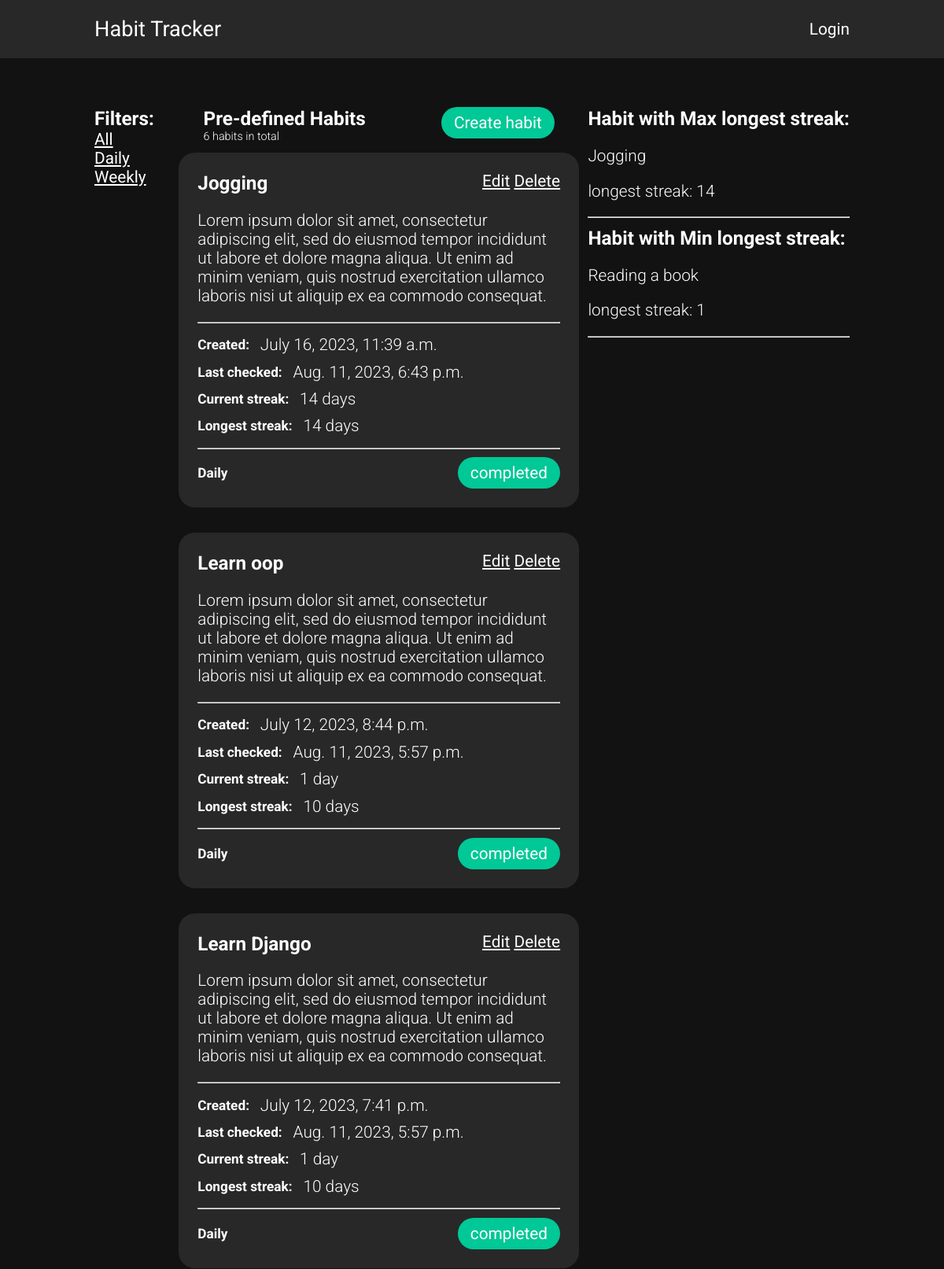
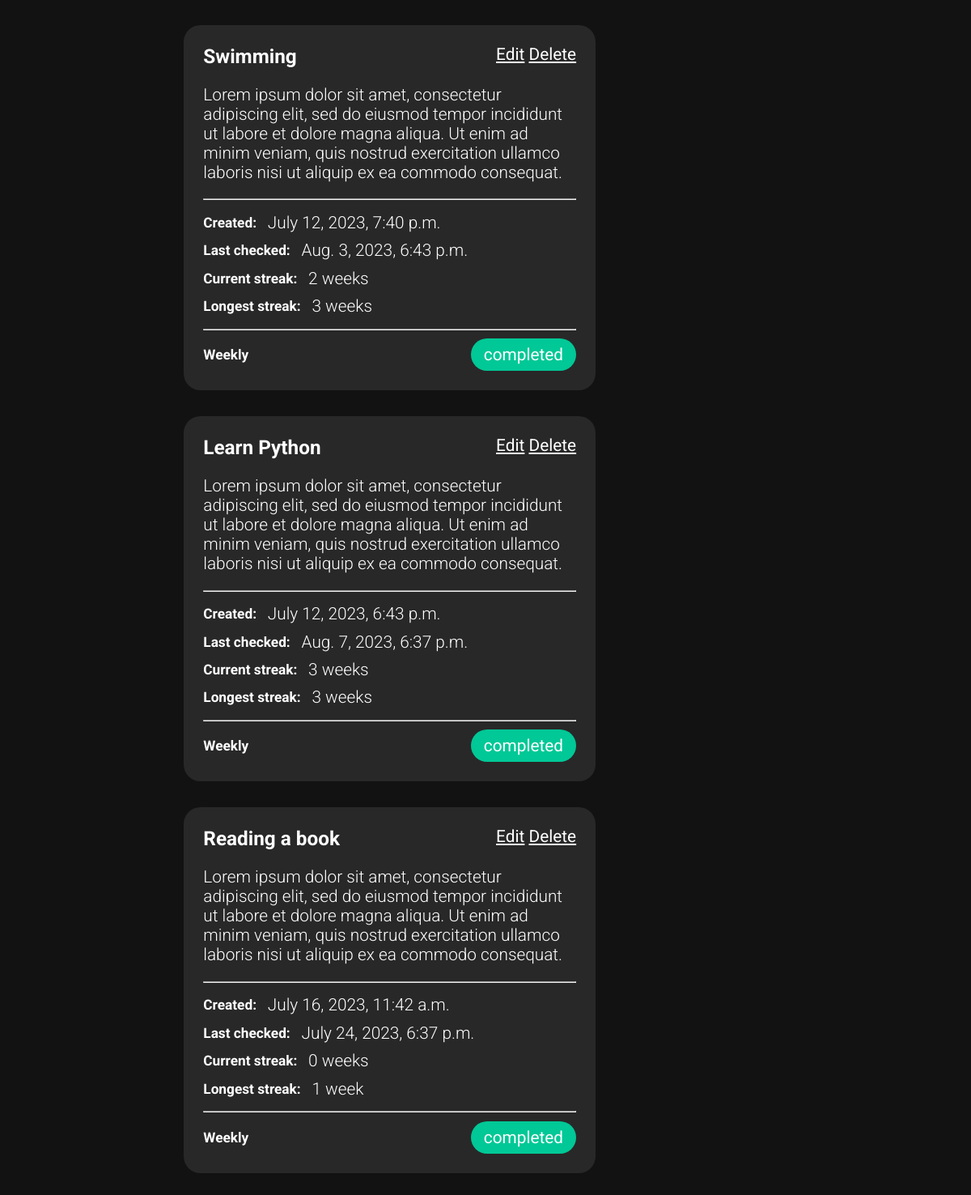
The page / on the database its author committed (2 pictures, top to bottom).
### base/models.py (models this page shows, shortened)
class Habit(models.Model):
    user = models.ForeignKey(User, on_delete=models.SET_NULL, null=True)
    name = models.CharField(max_length=200)
    task = models.TextField(null= True, blank=True)
    periodicity = models.CharField(max_length=10, choices=Choices, default='Daily')
    last_check = models.DateTimeField(default= dt.datetime.now())
    created = models.DateTimeField(auto_now_add=True)
    streak = models.IntegerField(default=0)
    longest_streak = models.IntegerField(default=0)
    class Meta:
        ordering =['-longest_streak','-created']
    @classmethod
    def uncheck_daily(cls):
            Daily_habits = cls.objects.filter(periodicity='Daily')
            current_date = dt.date.today()
            for Daily_habit in Daily_habits:
                if (current_date - Daily_habit.last_check.date())> dt.timedelta(days=1):
                    Daily_habit.streak=0
                    Daily_habit.save(update_fields=['streak'])
    @classmethod
    def uncheck_weekly(cls):
            Weekly_habits = cls.objects.filter(periodicity='Weekly')
            current_date = dt.date.today()
            for Weekly_habit in Weekly_habits:
                if(current_date.isocalendar()[1] - Weekly_habit.last_check.date().isocalendar()[1])> 1:
                    Weekly_habit.streak=0
                    Weekly_habit.save(update_fields=['streak'])

### base/views.py (the view)
# urls.py: 2. Add a URL to urlpatterns:  path('', views.home, name='home')
def home(request):
    Habit.uncheck_daily()
    Habit.uncheck_weekly()
    if request.user.is_authenticated:
        habits = Habit.objects.filter(user_id=request.user.id)
    else:
        habits = Habit.objects.filter(user_id=2)
    if request.GET.get('q') != None:
        habits = habits_by_periodicity(habits,request.GET.get('q'))
    habit_count = habits.count()
    mls_habit = min_longest_streak(habits)
    MLS_habit = max_longest_streak(habits)
    context = {'habits': habits, 'habit_count': habit_count,'MLS_habit': MLS_habit, 'mls_habit':mls_habit}
    return render(request, 'base/home.html', context)

### base/habit_analysis.py (called while the page is built)
def min_longest_streak(habits):
    return habits.order_by('-longest_streak').last()

def max_longest_streak(habits):
    return habits.order_by('-longest_streak').first()

### base/templates/base/home.html
{% extends 'main.html'%}
{% block content%}
<section class="container row">
<div class="filter">
    <h3>Filters:</h3>
    <div><a href="{% url 'home' %}" class="link underline">All</a></div>
    <div><a href="{% url 'home' %}?q=Daily" class="link underline">Daily</a></div>
    <div><a href="{% url 'home' %}?q=Weekly" class="link underline">Weekly</a></div>
</div>
<div class="main">
    {% if request.user.is_authenticated %}
    <div class="title">
        <div class="main-layout">
            <div>
                <h3>Your Habits:</h3>
                {%if habit_count == 1%}
                    <h6>{{habit_count}} habit in total</h6>
                {%else%}
                    <h6>{{habit_count}} habits in total</h6>
                {% endif %}
            </div>
            <a href="{% url 'create-habit' %}" class="btn">Create habit</a>
        </div>
    </div>
    {% for habit in habits %}
    <div class="habit-card">
        <div class="main-layout">
            <h3>{{habit.name}}</h3>
            <div>
            <a href="{% url 'update-habit' habit.id %}" class="link underline">Edit</a>
            <a href="{% url 'delete-habit' habit.id %}" class="link underline">Delete</a>
            </div>
        </div>
        <p>{{habit.task}}</p>
        <hr>
        <div class="align"><h5>Created:&nbsp&nbsp</h5> <p>{{habit.created}}</p></div>
        <div class="align"><h5>Last checked:&nbsp&nbsp</h5> <p>{{habit.last_check}}</p></div>
        {%if habit.periodicity == 'Daily'%}
        <div class="align"><h5>Current streak:&nbsp&nbsp</h5> <p>{{habit.streak}}{%if habit.streak == 1%} day{%else%} days{%endif%}</p></div>
        <div class="align"><h5>Longest streak:&nbsp&nbsp</h5> <p>{{habit.longest_streak}}{%if habit.longest_streak == 1%} day{%else%} days{%endif%}</p></div>
        {%else%}
        <div class="align"><h5>Current streak:&nbsp&nbsp</h5> <p>{{habit.streak}}{%if habit.streak == 1%} week{%else%} weeks{%endif%}</p></div>
        <div class="align"><h5>Longest streak:&nbsp&nbsp</h5> <p>{{habit.longest_streak}}{%if habit.longest_streak == 1%} week{%else%} weeks{%endif%}</p></div>
        {%endif%}
        <hr>
        <div class="main-layout">
            <h5>{{habit.periodicity}}</h5>
            <a href="{% url 'check-habit' habit.id %}" class="btn">completed</a>
        </div>
    </div>
    {% endfor %}
    {%else%}
    <div class="title">
        <div class="main-layout">
            <div>
                <h3>Pre-defined Habits</h3>
                {%if habit_count == 1%}
                    <h6>{{habit_count}} habit in total</h6>
                {%else%}
                    <h6>{{habit_count}} habits in total</h6>
                {% endif %}
            </div>
            <a href="{% url 'create-habit' %}" class="btn">Create habit</a>
        </div>
    </div>
    {% for habit in habits %}
    <div class="habit-card">
        <div class="main-layout">
            <h3>{{habit.name}}</h3>
            <div>
            <a href="{% url 'update-habit' habit.id %}" class="link underline">Edit</a>
            <a href="{% url 'delete-habit' habit.id %}" class="link underline">Delete</a>
            </div>
        </div>
        <p>{{habit.task}}</p>
        <hr>
        <div class="align"><h5>Created:&nbsp&nbsp</h5> <p>{{habit.created}}</p></div>
        <div class="align"><h5>Last checked:&nbsp&nbsp</h5> <p>{{habit.last_check}}</p></div>
        {%if habit.periodicity == 'Daily'%}
        <div class="align"><h5>Current streak:&nbsp&nbsp</h5> <p>{{habit.streak}}{%if habit.streak == 1%} day{%else%} days{%endif%}</p></div>
        <div class="align"><h5>Longest streak:&nbsp&nbsp</h5> <p>{{habit.longest_streak}}{%if habit.longest_streak == 1%} day{%else%} days{%endif%}</p></div>
        {%else%}
        <div class="align"><h5>Current streak:&nbsp&nbsp</h5> <p>{{habit.streak}}{%if habit.streak == 1%} week{%else%} weeks{%endif%}</p></div>
        <div class="align"><h5>Longest streak:&nbsp&nbsp</h5> <p>{{habit.longest_streak}}{%if habit.longest_streak == 1%} week{%else%} weeks{%endif%}</p></div>
        {%endif%}
        <hr>
        <div class="main-layout">
            <h5>{{habit.periodicity}}</h5>
            <a href="{% url 'check-habit' habit.id %}" class="btn">completed</a>
        </div>
    </div>
    {% endfor %}
    {% endif %}
</div>
<div class="longest_streak">
    <div>
    <h3>Habit with Max longest streak:</h3>
    <p>{{MLS_habit.name}}</p>
    <p>longest streak: {{MLS_habit.longest_streak}}</p>
    <hr>
    </div>
    <div>
    <h3>Habit with Min longest streak:</h3>
    <p>{{mls_habit.name}}</p>
    <p>longest streak: {{mls_habit.longest_streak}}</p>
    <hr>
    </div>
</div>
</section>
{% endblock content%}

### templates/main.html (shortened to what this page needs)
<!DOCTYPE html>
<html lang="en">
<head>
</head>
<body>
    {% include 'nav.html'%}
    {% block content%}
    {% endblock %}
</body>
</html>

### templates/nav.html
<nav>
    <div class="container nav-bar">
        <div><a href="/" class="nav-bar__col logo link">Habit Tracker</a></div>
        <ul class="nav-bar__col">
            {% if request.user.is_authenticated %}
            <li><a href="{% url 'logout' %}" class="link">Logout</a></li>
            {%else%}
            <li><a href="{% url 'login'%}" class="link">Login</a></li>
            {% endif %}
        </ul>
    </div>
</nav>

### templates/main.html (style rules this page uses)
a { text-decoration: none; color: white; }
p { font-weight:300; }
h3 { margin: 0; }
ul { list-style: none; }
ul li a { color: white; }
body { background-color: #121212; margin: 0; font-size: 1.3rem; font-family: Roboto; color: white; }
h5 { margin:0; }
h6 { font-size: 0.9rem; font-weight: 300; margin:0; }
.container { width: 80%; max-width: 1100px; margin: 0 auto; }
.nav-bar { display: flex; justify-content: space-between; align-items: center; }
.row { padding: 3em 0; display: flex; justify-content: space-between; align-items: flex-start; }
.main-layout { display: flex; justify-content: space-between; align-items: flex-start; }
.main-layout h5 { align-self: center; }
nav { background-color: rgba(40,40,40); color: white; padding: 1em 0; }
.nav-bar__col { margin:0; color: white; }
.logo { font-size: 1.7rem; }
.filter { width:10%; }
.underline { text-decoration: underline; }
.main { width:53%; }
.title { padding: 0 1.5em; }
.btn { background-color: #00C896; color: white; border-radius: 100px; padding: 0.5rem 1rem; }
.habit-card { margin: 0.75rem 0 2rem 0; padding: 1.5rem; background-color: rgba(40,40,40); color: white; border-radius: 1em; }
.link { color:white; }
.align { display: flex; align-items: center; }
.align p { margin: 0.25em; }

### rows shown on the page
Habit: name "Jogging", task "Lorem ipsum dolor sit amet, consectetur adipiscing elit, sed do eiusmod tempor incididunt ut labore et dolore magna aliqua. Ut enim ad minim veniam, quis nostrud exercitation ullamco laboris nisi ut aliquip ex ea commodo consequat.", created "July 16, 2023, 11:39 a.m.", last_check "Aug. 11, 2023, 6:43 p.m.", streak "14", shows "days", longest_streak "14", periodicity "Daily"
Habit: name "Learn oop", task "Lorem ipsum dolor sit amet, consectetur adipiscing elit, sed do eiusmod tempor incididunt ut labore et dolore magna aliqua. Ut enim ad minim veniam, quis nostrud exercitation ullamco laboris nisi ut aliquip ex ea commodo consequat.", created "July 12, 2023, 8:44 p.m.", last_check "Aug. 11, 2023, 5:57 p.m.", streak "1", shows "day", longest_streak "10", shows "days", periodicity "Daily"
Habit: name "Learn Django", task "Lorem ipsum dolor sit amet, consectetur adipiscing elit, sed do eiusmod tempor incididunt ut labore et dolore magna aliqua. Ut enim ad minim veniam, quis nostrud exercitation ullamco laboris nisi ut aliquip ex ea commodo consequat.", created "July 12, 2023, 7:41 p.m.", last_check "Aug. 11, 2023, 5:57 p.m.", streak "1", shows "day", longest_streak "10", shows "days", periodicity "Daily"
Habit: name "Swimming", task "Lorem ipsum dolor sit amet, consectetur adipiscing elit, sed do eiusmod tempor incididunt ut labore et dolore magna aliqua. Ut enim ad minim veniam, quis nostrud exercitation ullamco laboris nisi ut aliquip ex ea commodo consequat.", created "July 12, 2023, 7:40 p.m.", last_check "Aug. 3, 2023, 6:43 p.m.", streak "2", shows "weeks", longest_streak "3", periodicity "Weekly"
Habit: name "Learn Python", task "Lorem ipsum dolor sit amet, consectetur adipiscing elit, sed do eiusmod tempor incididunt ut labore et dolore magna aliqua. Ut enim ad minim veniam, quis nostrud exercitation ullamco laboris nisi ut aliquip ex ea commodo consequat.", created "July 12, 2023, 6:43 p.m.", last_check "Aug. 7, 2023, 6:37 p.m.", streak "3", shows "weeks", longest_streak "3", periodicity "Weekly"
Habit: name "Reading a book", task "Lorem ipsum dolor sit amet, consectetur adipiscing elit, sed do eiusmod tempor incididunt ut labore et dolore magna aliqua. Ut enim ad minim veniam, quis nostrud exercitation ullamco laboris nisi ut aliquip ex ea commodo consequat.", created "July 16, 2023, 11:42 a.m.", last_check "July 24, 2023, 6:37 p.m.", streak "0", shows "weeks", longest_streak "1", periodicity "Weekly"

### other values the page prints
{{ habit_count }} "6"
